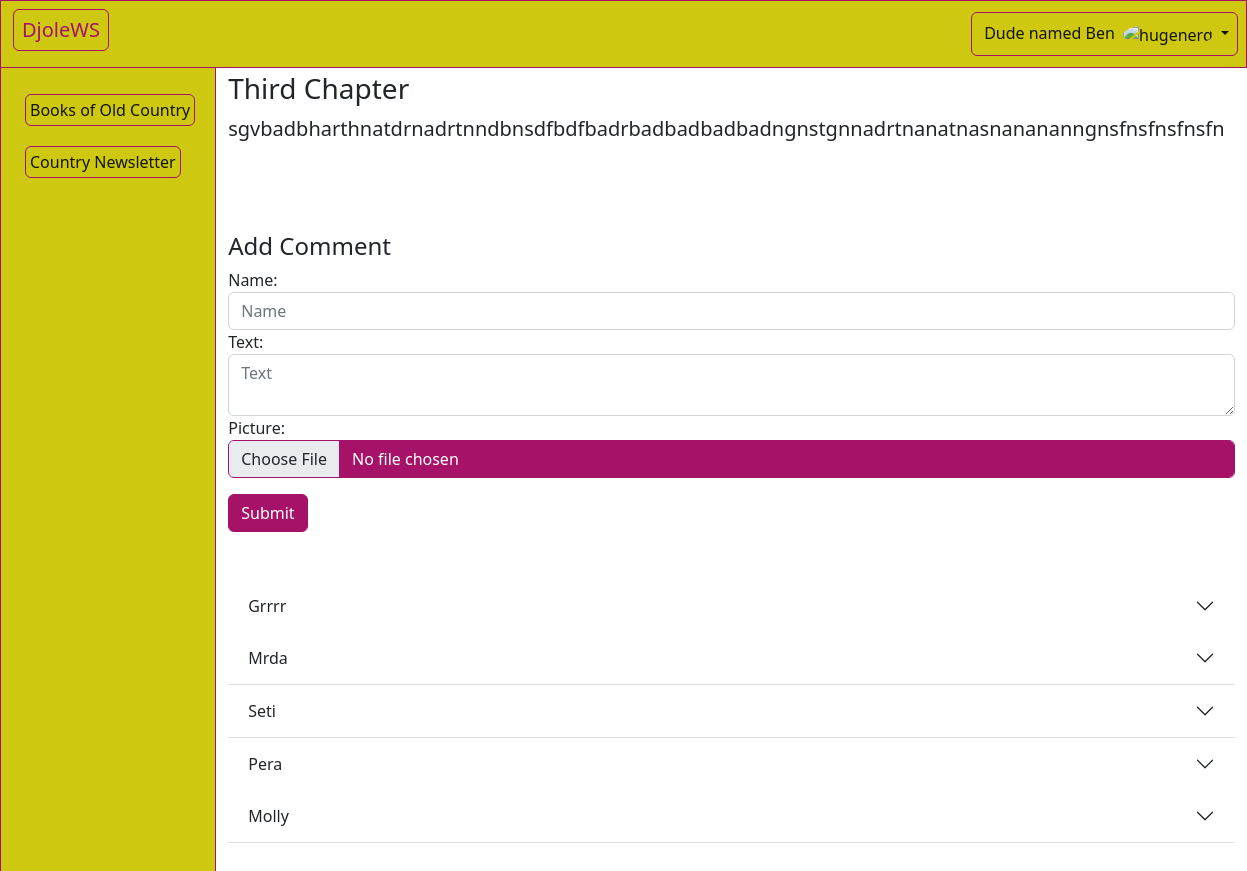
Screenshot of /chapter/3 (signed in) with the database file from the repository.
### index/models.py (models this page shows, shortened)
class Chapter(models.Model):
    name = models.CharField(max_length=60)
    text = models.TextField()
    images = models.ManyToManyField('Image', through='Img', related_name='images')

class Comment(models.Model):
    name = models.CharField(max_length=60)
    chapter = models.ForeignKey(Chapter, on_delete=models.CASCADE)
    image = models.ImageField(null=True, blank=True, upload_to="images/")
    text = models.TextField()
    created_at = models.DateTimeField(auto_now_add=True)

### index/views.py (the view)
# urls.py: path('chapter/<int:pk>', views.DetailChapter.as_view(), name='detail_chapter'),
class DetailChapter(View):
    model = Chapter
    template_name = 'index/detail_chapter.html'
    def get(self, request, pk):
        x = get_object_or_404(Chapter, id=pk)
        images = Image.objects.filter(chapter=x)
        comments = Comment.objects.filter(chapter=x).order_by('-created_at')
        text = Chapter.text
        comm = CommentForm
        context = {
            'chapters': Chapter.objects.all(),
            'chapter': x,
            'images': images,
            'comments': comments,
            'CommentForm': comm,
            }
        return render(request, self.template_name, context)

### index/templates/index/detail_chapter.html (shortened to what this page needs)
{% extends '_base.html' %}
{% block content %}
<h3>{{ chapter.name }}</h3>
<p class="lead">{{ chapter.text }}</p>
<div><h4>Add Comment</h4>
    <form action="{% url 'index:chapter_comment_create' chapter.id %}" method="post" enctype="multipart/form-data">
        <div class="mb-3">
        {{ CommentForm }}
        </div>
        <input  type="submit" class="mb-5 btn btn-primary">
    </form>
</div>
  {% if comments %}
  {% for comment in comments %}
  {% if comment.chapter.id == chapter.id %}
  <div class="accordion accordion-flush" id="accordionFlushExample">
    <div class="accordion-item">
      <h2 class="accordion-header" id="flush-heading{{ comment.id }}">
        <button class="accordion-button collapsed" type="button" data-bs-toggle="collapse" data-bs-target="#flush-collapse{{ comment.id }}" aria-expanded="false" aria-controls="flush-collapse{{ comment.id }}">
            {{ comment.name }}
        </button>
      </h2>
      <div id="flush-collapse{{ comment.id }}" class="accordion-collapse collapse" aria-labelledby="flush-heading{{ comment.id }}" data-bs-parent="#accordionFlushExample">
        <div class="accordion-body">
        <div class="row flex-nowrap">
        </div>
    </div>
        </div>
      </div>
    </div>
  {% endif %}
  {% endfor %}
  {% endif %}</br></br></br></br>
{% endblock %}

### rows the page displays
Chapter: name "Third Chapter", text "sgvbadbharthnatdrnadrtnndbnsdfbdfbadrbadbadbadbadngnstgnnadrtnanatnasnanananngnsfnsfnsfnsfn"
Comment: name "Grrrr"
Comment: name "Mrda"
Comment: name "Seti"
Comment: name "Pera"
Comment: name "Molly"
